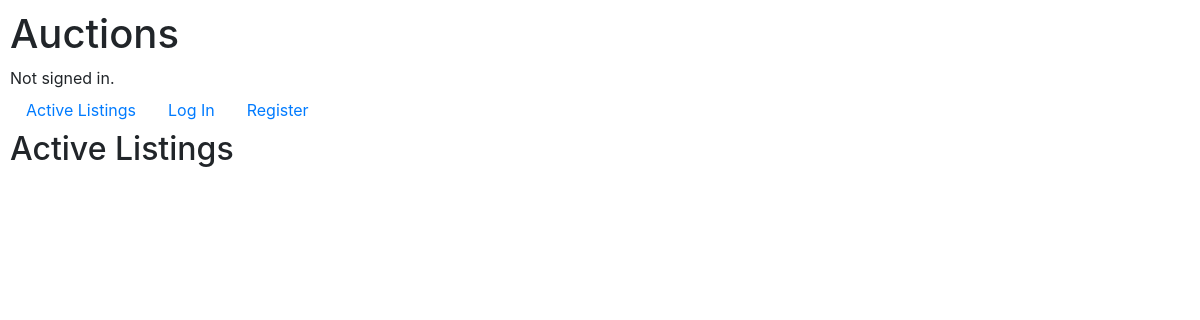
Before: /auctions/ with the older database file.
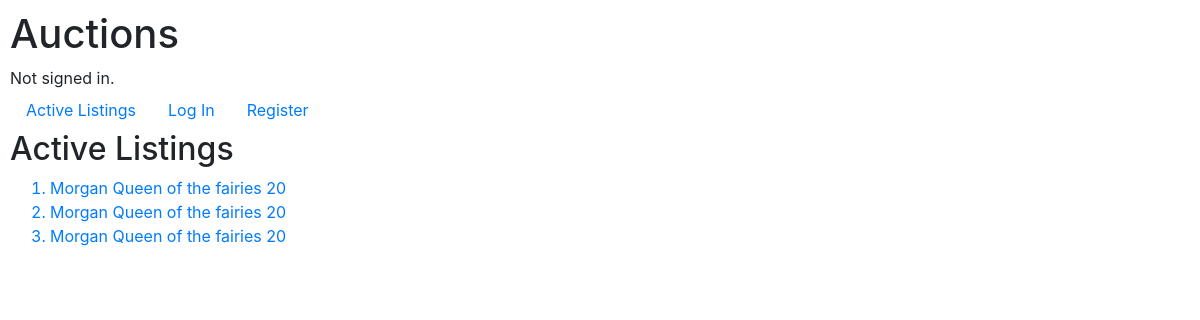
After: the same page with the newer database file.
### auctions/models.py (models this page shows)
class Listing(models.Model):
    creator = models.CharField(max_length=64)
    title = models.CharField(max_length=64)
    description = models.CharField(max_length=64)
    price = models.IntegerField()
    winner = models.CharField(max_length=64, default="None")
    status = models.CharField(max_length=64, default="active")
    users = models.ManyToManyField(User, blank=True, related_name= "wishlist")
    def __str__(self):
        return f"{self.title} {self.description} {self.price}"

### auctions/views.py (the view)
# urls.py: path("", views.index, name="index"),
def index(request):
    return render(request, "auctions/index.html", {
        "listings": Listing.objects.all()
    })

### auctions/templates/auctions/index.html
{% extends "auctions/layout.html" %}
{% block body %}
    <h2>Active Listings</h2>
    <ol>
        {% for listing in listings %}
            <a href="{% url 'listing' listing.id %}"><li>{{ listing }}</li></a>
        {% endfor %}
    </ol>
{% endblock %}

### auctions/templates/auctions/layout.html (shortened to what this page needs)
{% load static %}
<!DOCTYPE html>
<html lang="en">
    <head>
        <link rel="stylesheet" href="https://stackpath.bootstrapcdn.com/bootstrap/4.4.1/css/bootstrap.min.css">
        <link href="{% static 'auctions/styles.css' %}" rel="stylesheet">
    </head>
    <body>
        <h1>Auctions</h1>
        <div>
            {% if user.is_authenticated %}
                Signed in as <strong>{{ user.username }}</strong>.
            {% else %}
                Not signed in.
            {% endif %}
        </div>
        <ul class="nav">
            <li class="nav-item">
                <a class="nav-link" href="{% url 'index' %}">Active Listings</a>
            </li>
            {% if user.is_authenticated %}
                <li class="nav-item">
                    <a class="nav-link" href="{% url 'logout' %}">Log Out</a>
                </li>
                <li class="nav-item">
                    <a class="nav-link" href="{% url 'wishlist' user.username%}">Wishlist</a>
                </li>
                <li class="nav-item">
                    <a class="nav-link" href="{% url 'new'%}">Create Listing</a>
                </li>
            {% else %}
                <li class="nav-item">
                    <a class="nav-link" href="{% url 'login' %}">Log In</a>
                </li>
                <li class="nav-item">
                    <a class="nav-link" href="{% url 'register' %}">Register</a>
                </li>
            {% endif %}
        </ul>
        {% block body %}
        {% endblock %}
    </body>
</html>

### auctions/static/auctions/styles.css (style rules this page uses)
body { padding: 10px; }

Changed rows visible on the page:
added Listing: title+description+price "Morgan Queen of the fairies 20"
added Listing: title+description+price "Morgan Queen of the fairies 20"
added Listing: title+description+price "Morgan Queen of the fairies 20"
